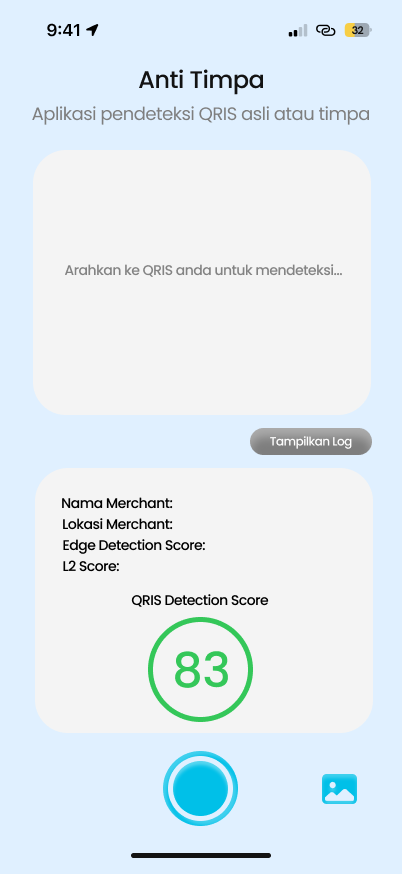
#> input picture HomePage 2.png, 402 x 874 px, given in place of the camera
$ python live_scanner.py   (older library calls are emulated)
#> lines starting #> are read from the running program, lines starting #| are printed output that depends on the picture; after the words box and inside, x2 and y2 are one past the last pixel; in counts of white or black regions, pixels touching at a corner belong together
"""
Anti Timpa QRIS Fintech SDK - Layer 1 & 2: Live Camera Scanner
Module: live_scanner.py

Captures live camera feed, detects QRIS codes, evaluates frame clarity (Laplacian blur),
manages a 5-frame FIFO queue of clear frames, computes Layer 1 physical tampering risk score,
retains raw QR string for Layer 2 pipeline, processes Layer 2 EMVCo TLV parsing and risk scoring,
and renders an upgraded diagnostic HUD.
"""

import os
import sys
import time
import argparse
from collections import deque
import cv2
import numpy as np
from typing import Optional, Tuple, List, Dict, Any, Union

from layer1_optical import process_layer1_edge, expand_bounding_box
from layer2_emvco import process_layer2_tlv


def parse_args():
    parser = argparse.ArgumentParser(description="Anti Timpa QRIS Dual-Layer Live Optical Scanner")
    parser.add_argument("--cam", "--source", dest="cam", type=str, default=None,
                        help="Camera index (e.g. 0, 2) or video file path. Overrides CAMERA_SOURCE env var.")
    parser.add_argument("--blur-threshold", type=float, default=100.0,
                        help="Laplacian variance threshold for frame clarity gatekeeper")
    parser.add_argument("--fifo-size", type=int, default=5,
                        help="Maximum size of clear frame FIFO queue")
    parser.add_argument("--simulated", action="store_true",
                        help="Run with synthetic frame generator for testing without webcam")
    return parser.parse_args()


class SyntheticFrameGenerator:
    """Generates synthetic QR code frames for headless testing or demo modes."""
    # [32 lines left out: functions __init__, read, not called in this run]


def resolve_camera_source(preferred_source: Optional[Union[str, int]] = None) -> Union[int, str]:
    """
    Resolves the preferred camera source priority:
    1. preferred_source argument (from CLI --cam / --source)
    2. CAMERA_SOURCE environment variable
    3. Default integer 0
    Converts string digits to integer IDs (e.g., "2" -> 2).
    """
    source_val = preferred_source
    if source_val is None or str(source_val).strip() == "":
        source_val = os.environ.get("CAMERA_SOURCE", "0")

    source_str = str(source_val).strip()
    if source_str.isdigit():
        return int(source_str)
    return source_str


def get_universal_camera_capture(preferred_source: Optional[Union[str, int]] = None) -> Tuple[Any, bool]:
    """
    Cross-platform, universal camera stream initializer supporting auto-discovery and graceful fallbacks.
    Returns (cap_object, is_simulated_flag).
    """
    source = resolve_camera_source(preferred_source)

    # Handle video file paths or stream URLs (non-digit strings)
    if isinstance(source, str):
        print(f"[INFO] Connecting to video file / stream source: '{source}'")
        cap = cv2.VideoCapture(source, cv2.CAP_ANY)
        if cap.isOpened():
            print(f"[INFO] Successfully opened stream source: '{source}'")
            return cap, False
        else:
            print(f"[WARNING] Unable to open video source '{source}'. Falling back to synthetic generator mode.")
            return SyntheticFrameGenerator(), True

    # Handle hardware camera integer ID
    preferred_idx = source
    print(f"[INFO] Attempting to open preferred camera ID: {preferred_idx}")
    cap = cv2.VideoCapture(preferred_idx, cv2.CAP_ANY)
    if cap.isOpened():
        print(f"[INFO] Successfully connected to camera at index {preferred_idx}")
        return cap, False

    # Auto-Discovery Fallback Loop across camera indices [0, 1, 2, 3, 4]
    print(f"[INFO] Preferred camera {preferred_idx} not found.")
    print("[INFO] Initiating auto-discovery camera scan across indices [0, 1, 2, 3, 4]...")

    fallback_indices = [idx for idx in [0, 1, 2, 3, 4] if idx != preferred_idx]
    for idx in fallback_indices:
        try_cap = cv2.VideoCapture(idx, cv2.CAP_ANY)
        if try_cap.isOpened():
            print(f"[INFO] Preferred camera {preferred_idx} not found. Auto-detected working camera at index {idx}.")
            return try_cap, False
        else:
            try_cap.release()

    # Diagnostic warning if no camera hardware is available
    print("[WARNING] No working hardware camera detected across indices [0, 1, 2, 3, 4].")
    print("[HINT] Consider running with --simulated flag for virtual test feed.")
    print("[INFO] Defaulting to synthetic frame generator for demonstration...")
    return SyntheticFrameGenerator(), True


def detect_qr_code(
    detector: cv2.QRCodeDetector,
    frame: np.ndarray
) -> Tuple[Optional[Tuple[int, int, int, int]], Optional[np.ndarray], str]:
    """
    Detects QR codes using OpenCV's QRCodeDetector.
    Safely converts QR polygon points into bounding box tuple (x, y, w, h).
    Handles None or empty detections cleanly without crashing.
    Returns: (qr_bbox, poly_points, raw_qris_str)
    """
    raw_qris_str = ""
    qr_bbox = None
    poly_points = None

    try:
        retval, decoded_info, points, _ = detector.detectAndDecodeMulti(frame)
        if retval and points is not None and len(points) > 0:
            pts = points[0]
            if pts is not None and len(pts) >= 4:
                pts_int = pts.astype(np.int32)
                x, y, w, h = cv2.boundingRect(pts_int)
                if w > 10 and h > 10:
                    qr_bbox = (x, y, w, h)
                    poly_points = pts_int
                    if isinstance(decoded_info, (list, tuple)) and len(decoded_info) > 0:
                        raw_qris_str = str(decoded_info[0])
                    elif isinstance(decoded_info, str):
                        raw_qris_str = decoded_info
    except Exception:
        try:
            raw_str, points, _ = detector.detectAndDecode(frame)
            if points is not None and len(points) >= 4:
                pts_int = points[0].astype(np.int32) if len(points.shape) == 3 else points.astype(np.int32)
                x, y, w, h = cv2.boundingRect(pts_int)
                if w > 10 and h > 10:
                    qr_bbox = (x, y, w, h)
                    poly_points = pts_int
                    raw_qris_str = str(raw_str) if raw_str else ""
        except Exception:
            pass

    return qr_bbox, poly_points, raw_qris_str


def draw_hud(
    frame: np.ndarray,
    fps: float,
    is_blurry: bool,
    blur_var: float,
    qr_bbox: Optional[Tuple[int, int, int, int]],
    l1_metrics: Dict[str, Any],
    l2_metrics: Dict[str, Any],
    combined_score: float,
    combined_risk_level: str,
    raw_qris_str: str
) -> np.ndarray:
    """
    Renders diagnostic HUD overlay with metrics, frame status, QR string output,
    and color-coded target bounding box.
    """
    display_frame = frame.copy()
    h, w = display_frame.shape[:2]

    # Overlay Semi-Transparent Top Banner (extended to 125px for 4 lines of diagnostics)
    overlay = display_frame.copy()
    banner_height = 125
    cv2.rectangle(overlay, (0, 0), (w, banner_height), (20, 20, 20), -1)
    cv2.addWeighted(overlay, 0.75, display_frame, 0.25, 0, display_frame)

    # 1. SDK Title, FPS, Blur status, Blur Var
    clarity_text = "BLURRY - HOLD CAMERA STILL" if is_blurry else "CLEAR"
    clarity_color = (0, 165, 255) if is_blurry else (0, 255, 0)

    cv2.putText(display_frame, f"ANTI TIMPA DUAL-LAYER SCANNER | FPS: {fps:.1f} | STATUS: {clarity_text} (Blur Var: {blur_var:.1f})",
                (15, 25), cv2.FONT_HERSHEY_SIMPLEX, 0.5, (255, 255, 255), 1)

    # 2. L1 Optical Metrics (Edge Density, Glare Var) & L1 Score
    l1_score = l1_metrics.get('l1_score', 0.0)
    edge_density = l1_metrics.get('spatial_edge_density', 0.0)
    glare_var = l1_metrics.get('temporal_glare_var', 0.0)
    l1_text = f"L1 OPTICAL -> Score: {l1_score:.2f} | Edge Density: {edge_density:.3f} | Glare Var: {glare_var:.5f}"
    cv2.putText(display_frame, l1_text, (15, 52), cv2.FONT_HERSHEY_SIMPLEX, 0.45, (220, 220, 220), 1)

    # 3. L2 Payload Metrics (CRC Valid, Initiation Mode, MCC, Merchant Name, City) & L2 Score
    crc_valid_str = "YES" if l2_metrics.get("crc_valid", True) else "NO"
    init_mode = l2_metrics.get("initiation_mode") or "N/A"
    mcc = l2_metrics.get("mcc") or "N/A"
    mname = l2_metrics.get("merchant_name") or "N/A"
    mcity = l2_metrics.get("merchant_city") or "N/A"
    l2_score = l2_metrics.get("l2_score", 0.0)
    l2_text = f"L2 PAYLOAD -> Score: {l2_score:.2f} | CRC Valid: {crc_valid_str} | Init Mode: {init_mode} | MCC: {mcc} | Name: {mname} | City: {mcity}"
    cv2.putText(display_frame, l2_text, (15, 79), cv2.FONT_HERSHEY_SIMPLEX, 0.45, (220, 220, 220), 1)

    # 4. Combined Score & Active Warnings
    warnings = l2_metrics.get("warnings", [])
    warnings_text = ", ".join(warnings) if warnings else "NONE"
    l4_text = f"COMBINED SCORE: {combined_score:.3f} [{combined_risk_level}] | Warnings: {warnings_text}"

    if combined_risk_level == "LOW RISK":
        l4_color = (0, 255, 0)
    elif combined_risk_level == "CAUTION":
        l4_color = (0, 255, 255)
    else:
        l4_color = (0, 0, 255)

    cv2.putText(display_frame, l4_text, (15, 106), cv2.FONT_HERSHEY_SIMPLEX, 0.45, l4_color, 1)

    # Prominent Warning Prompt if Blurry
    if is_blurry:
        cv2.rectangle(display_frame, (w // 2 - 220, h // 2 - 25), (w // 2 + 220, h // 2 + 25), (0, 0, 0), -1)
        cv2.rectangle(display_frame, (w // 2 - 220, h // 2 - 25), (w // 2 + 220, h // 2 + 25), (0, 165, 255), 2)
        cv2.putText(display_frame, "HOLD CAMERA STILL", (w // 2 - 180, h // 2 + 8),
                    cv2.FONT_HERSHEY_SIMPLEX, 0.9, (0, 165, 255), 3)

    # Color-Coded QR Bounding Box & Risk Badge
    if qr_bbox is not None and not is_blurry:
        x, y, bw, bh = qr_bbox

        # Color coding: Green (< 0.35), Yellow (0.35-0.70), Red (> 0.70 or CRC Invalid)
        crc_valid = l2_metrics.get("crc_valid", True)
        if combined_score < 0.35 and crc_valid:
            box_color = (0, 255, 0)      # Green
        elif combined_score <= 0.70 and crc_valid:
            box_color = (0, 255, 255)    # Yellow
        else:
            box_color = (0, 0, 255)      # Red

        # Draw main QR box
        cv2.rectangle(display_frame, (x, y), (x + bw, y + bh), box_color, 3)

        # Draw 20% expanded Quiet Zone outer margin box
        x_exp, y_exp, w_exp, h_exp = expand_bounding_box(qr_bbox, w, h, padding_percent=0.10)
        cv2.rectangle(display_frame, (x_exp, y_exp), (x_exp + w_exp, y_exp + h_exp), box_color, 1)

        # Draw Risk Score Badge on target box
        badge_text = f"RISK: {combined_score:.2f} [{combined_risk_level}]"
        cv2.rectangle(display_frame, (x, max(0, y - 30)), (x + len(badge_text) * 11, max(0, y)), box_color, -1)
        cv2.putText(display_frame, badge_text, (x + 5, max(15, y - 8)),
                    cv2.FONT_HERSHEY_SIMPLEX, 0.5, (0, 0, 0), 2)

    return display_frame


def run_live_scanner(args):
    """Main camera scanner loop."""
    print("=" * 60)
    print("ANTI TIMPA QRIS FINTECH SDK - DUAL-LAYER LIVE SCANNER")
    print("===========================================================")

    # Initialize Video Capture or Generator via universal initializer
    if args.simulated:
        print("[INFO] Running in explicit SIMULATED mode for testing...")
        cap = SyntheticFrameGenerator()
        is_simulated = True
    else:
        cap, is_simulated = get_universal_camera_capture(args.cam)

    qr_detector = cv2.QRCodeDetector()
    fifo_queue = deque(maxlen=args.fifo_size)

    prev_time = time.time()
    fps = 0.0

    # Defaults
    l1_metrics = {'l1_score': 0.0, 'spatial_edge_density': 0.0, 'temporal_glare_var': 0.0, 'risk_level': 'NO QR'}
    l2_metrics = {
        'l2_score': 0.0,
        'crc_valid': True,
        'initiation_mode': '',
        'mcc': '',
        'merchant_name': '',
        'merchant_city': '',
        'parsed_tlv': {},
        'warnings': []
    }
    combined_score = 0.0
    combined_risk_level = 'NO QR'

    last_raw_qris_str = ""
    sim_count = 0

    print("[INFO] Press 'q' key in the video window to quit clean.\n")

    try:
        while True:
            ret, frame = cap.read()
#> frame is the input picture: shape (874, 402, 3); mean B, G, R 243.5, 236.9, 226.4
            if not ret or frame is None:
                print("[INFO] Video stream ended or frame capture failed.")
                break

            curr_time = time.time()
            dt = curr_time - prev_time
            if dt > 0:
                fps = 0.9 * fps + 0.1 * (1.0 / dt)
            prev_time = curr_time

            # 1. Blur Gatekeeper Check
            gray = cv2.cvtColor(frame, cv2.COLOR_BGR2GRAY)
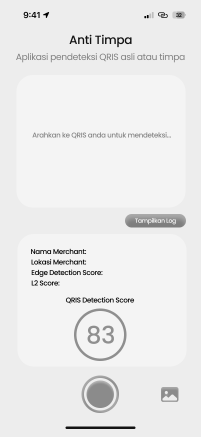
#> gray: shape (874, 402) (shown at 1/2 size); min 0, max 255, mean 234.6
            blur_var = cv2.Laplacian(gray, cv2.CV_64F).var()
#> blur_var = 1493.6
            is_blurry = blur_var < args.blur_threshold
#> is_blurry = False

            # 2. QR Code Detection
            qr_bbox, poly_points, raw_qris_str = detect_qr_code(qr_detector, frame)
#> in detect_qr_code, `retval, decoded_info, points, _ = detector.detectAndDecodeMulti(frame)`: decoded_info = ()
#> raw_qris_str = ''

            if is_simulated:
                sim_count += 1
                # Mock QR box in center
                qr_bbox = (200, 140, 240, 240)
                poly_points = np.array([[200, 140], [440, 140], [440, 380], [200, 380]], dtype=np.int32)

                # Alternate QR payloads to cover various rules
                sim_mode = (sim_count // 30) % 4
                if sim_mode == 0:
                    # Case 1: Valid static QRIS
                    raw_qris_str = "00020101021126330010A0000006020115ID10200000000015204541153033605802ID5913WARUNG MAKMUR6007JAKARTA63041B52"
                elif sim_mode == 1:
                    # Case 2: Tampered payload / CRC Fail
                    raw_qris_str = "00020101021126330010A0000006020115ID10200000000015204541153033605802ID5913WARUNG HACKED6007JAKARTA63041B52"
                elif sim_mode == 2:
                    # Case 3: MCC misrepresentation (8661 Charity with "Toko" prefix)
                    raw_qris_str = "00020101021126330010A0000006020115ID10200000000015204866153033605802ID5919TOKO CHARITY BERKAH6007JAKARTA6304278F"
                else:
                    # Case 4: Dynamic QR (01=12) scanned in camera context
                    raw_qris_str = "00020101021226330010A0000006020115ID10200000000015204541153033605802ID5913WARUNG MAKMUR6007JAKARTA6304679C"

            # Technical Safeguard 3: Retain decoded QR string alongside score calculation
            if raw_qris_str:
                last_raw_qris_str = raw_qris_str

            # 3. Queue Management, Layer 1 & Layer 2 Evaluation
            if qr_bbox is not None and not is_blurry:
                fifo_queue.append(frame.copy())
                # Process Layer 1 edge anomaly and specular glare
                l1_metrics = process_layer1_edge(list(fifo_queue), qr_bbox)

                # Process Layer 2 payload rules
                l2_metrics = process_layer2_tlv(last_raw_qris_str, scan_context={"optical_type": "physical_camera_scan"})

                # Compute Combined Initial Ensemble Score
                l1_score = l1_metrics.get('l1_score', 0.0)
                l2_score = l2_metrics.get('l2_score', 0.0)
                crc_valid = l2_metrics.get('crc_valid', True)

                # Hard-veto applies if CRC invalid
                if not crc_valid:
                    combined_score = 1.0
                else:
                    combined_score = max(l1_score, l2_score)

                if combined_score < 0.35 and crc_valid:
                    combined_risk_level = 'LOW RISK'
                elif combined_score <= 0.70 and crc_valid:
                    combined_risk_level = 'CAUTION'
                else:
                    combined_risk_level = 'HIGH RISK'

                # Output/Log metrics
                print(f"[SCAN] Combined: {combined_score:.3f} | "
                      f"L1_Opt: {l1_score:.2f} | "
                      f"L2_EMV: {l2_score:.2f} | "
                      f"CRC: {crc_valid} | "
                      f"Merchant: '{l2_metrics.get('merchant_name', '')}' | "
                      f"Risk: {combined_risk_level}")
            elif is_blurry:
                # Clear queue when frame is blurry to maintain frame quality
                fifo_queue.clear()

            # 4. Render Real-Time UI HUD Overlay
            hud_frame = draw_hud(
                frame, fps, is_blurry, blur_var, qr_bbox,
                l1_metrics, l2_metrics, combined_score, combined_risk_level, last_raw_qris_str
            )
#> in draw_hud, `cv2.rectangle(overlay, (0, 0), (w, banner_height), (20, 20, 20), -1)`:
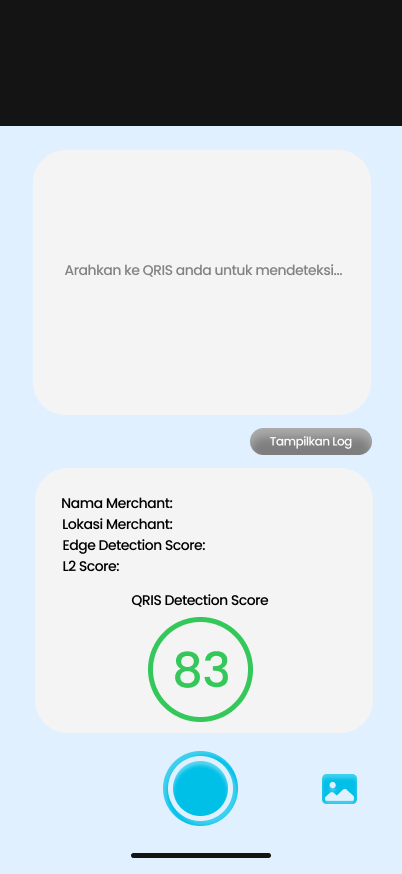
#> overlay: shape (874, 402, 3); 14.42% of pixels changed, all inside (x1, y1, x2, y2) = (0, 0, 402, 126)
#> in draw_hud, `clarity_text = "BLURRY - HOLD CAMERA STILL" if is_blurry else "CLEAR"`: clarity_text = 'CLEAR'
#> in draw_hud, `clarity_color = (0, 165, 255) if is_blurry else (0, 255, 0)`: clarity_color = (0, 255, 0)
#> in draw_hud, `cv2.putText(display_frame, l4_text, (15, 106), cv2.FONT_HERSHEY_SIMPLE..`:
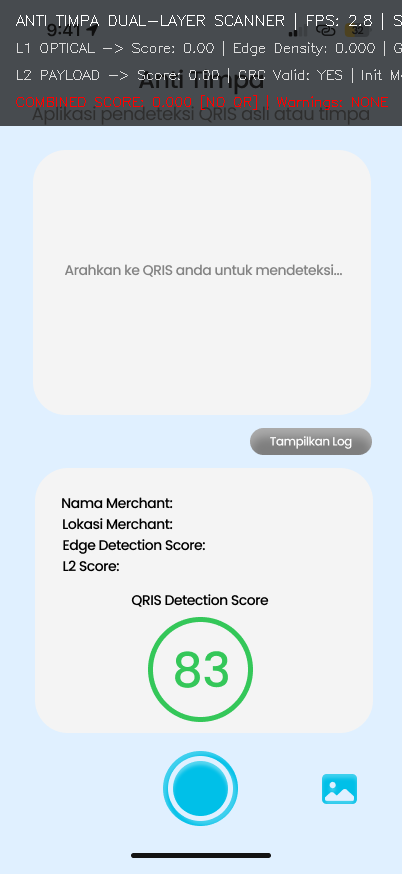
#> display_frame: shape (874, 402, 3); mean B, G, R 220, 214.9, 206.7

            # Display frame window safely
            try:
                cv2.imshow("Anti Timpa QRIS Dual-Layer Scanner", hud_frame)
                key = cv2.waitKey(1) & 0xFF
#> (key q is pressed here)
                if key == ord('q'):
                    print("[INFO] 'q' key pressed. Exiting cleanly...")
                    break
            except Exception:
                # In headless environment without X display, limit and exit after some frames
                if is_simulated and sim_count >= 130:
                    print(f"[INFO] Headless test run completed {sim_count} frames successfully. Exiting.")
                    break

    except KeyboardInterrupt:
        print("[INFO] Interrupted by user.")
    finally:
        if not is_simulated and hasattr(cap, 'release'):
            cap.release()
        try:
            cv2.destroyAllWindows()
        except Exception:
            pass
        print("[INFO] Scanner closed cleanly.")


if __name__ == "__main__":
    args = parse_args()
    run_live_scanner(args)

$ run again, on _shot_device.png
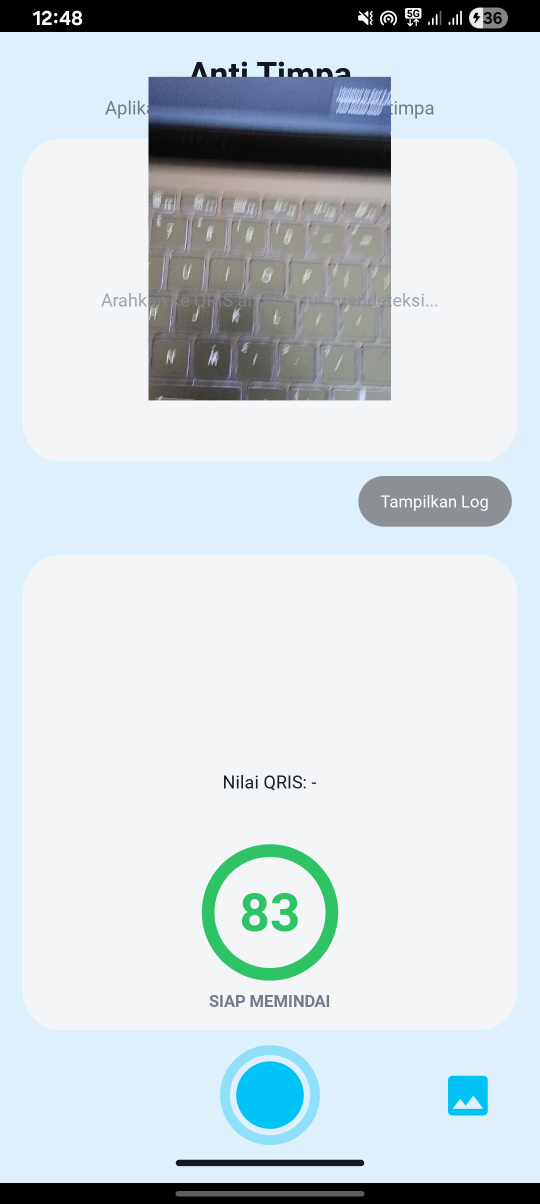
#> input picture _shot_device.png, 1080 x 2408 px, given in place of the camera (shown at 1/2 size)
#> in run_live_scanner, frame is the input picture: shape (2408, 1080, 3); mean B, G, R 220.2, 215.1, 204.9
#> blur_var = 333.6
#> is_blurry = False
#> decoded_info = ()
#> raw_qris_str = ''
#> in draw_hud, `cv2.rectangle(overlay, (0, 0), (w, banner_height), (20, 20, 20), -1)`:
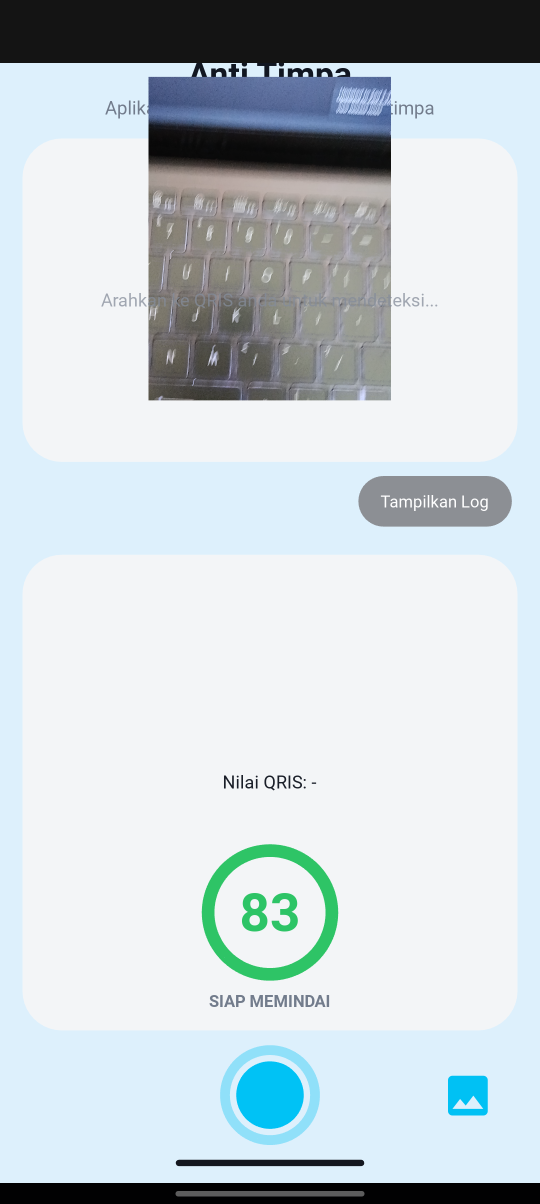
#> overlay: shape (2408, 1080, 3) (shown at 1/2 size); 5.23% of pixels changed, all inside (x1, y1, x2, y2) = (0, 0, 1080, 126)
#> clarity_text = 'CLEAR'
#> clarity_color = (0, 255, 0)
#> in draw_hud, `cv2.putText(display_frame, l2_text, (15, 79), cv2.FONT_HERSHEY_SIMPLEX..`:
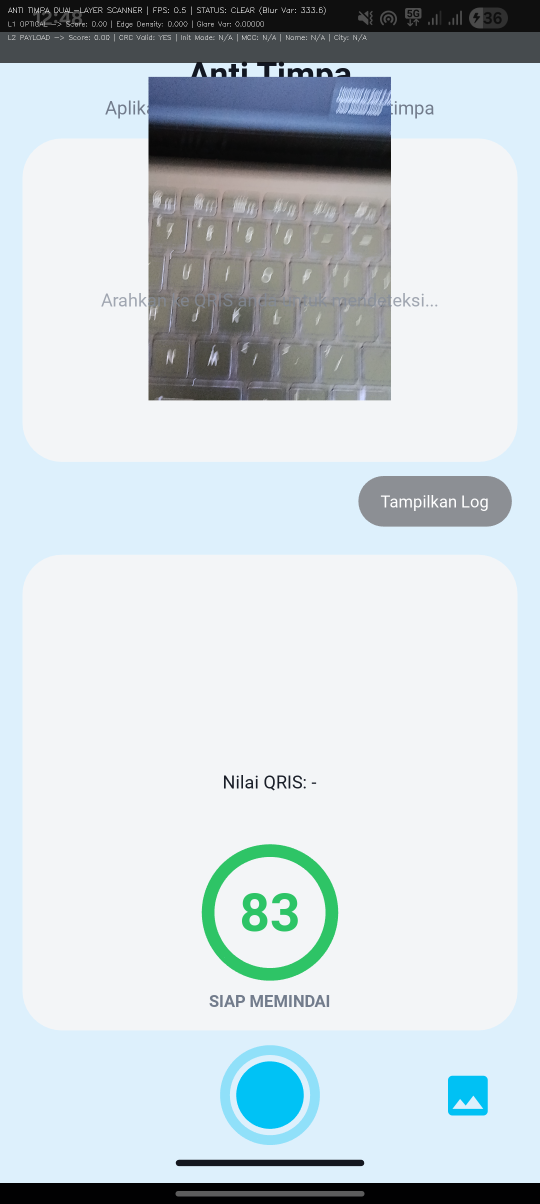
#> display_frame: shape (2408, 1080, 3) (shown at 1/2 size); mean B, G, R 216, 211.2, 201.4
